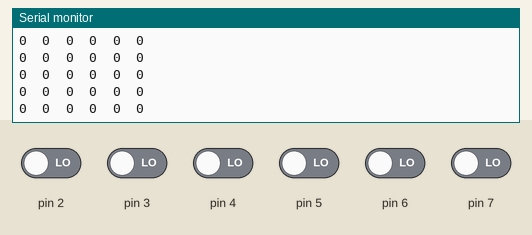
Simulated run of this sketch. Board: Arduino Uno, built with avr-gcc and run on an emulated ATmega328P. Shown: the last lines printed to the serial monitor. The test bench sets the inputs (shaded band); at power-on: pin 2–7 LOW.

Above: at 1.2 s.
1.3 s: pin 2 driven HIGH
At 1.8 s:
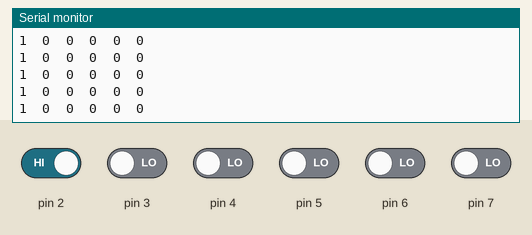
4.3 s: pin 3 driven HIGH
At 4.9 s:
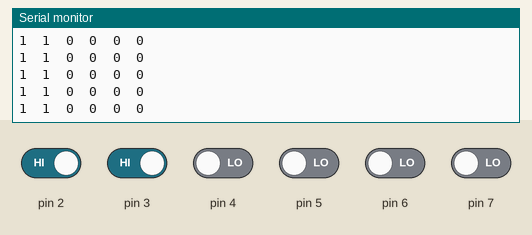
5.8 s: pin 4 driven HIGH
At 6.4 s:
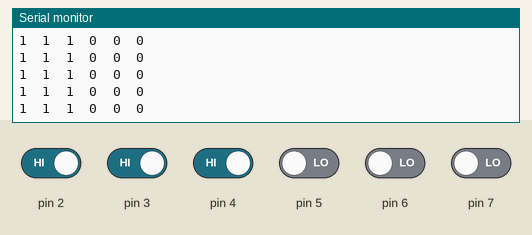
8.8 s: pin 5 driven HIGH
At 9.6 s:
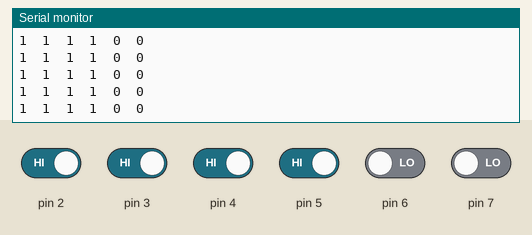
10.3 s: pin 6 driven HIGH
At 11.4 s:
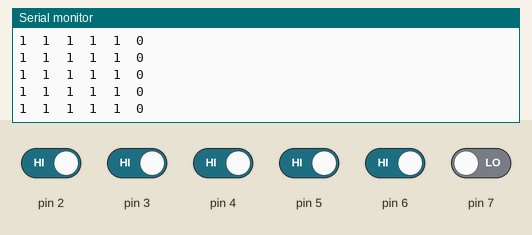
11.8 s: pin 7 driven HIGH
At 12.7 s:
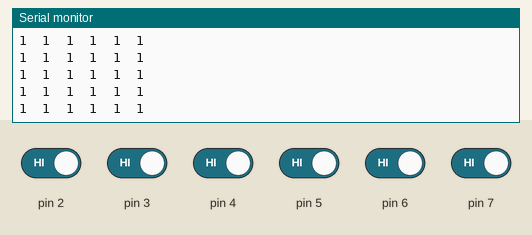

Measured:
- after the input at 1.3 s, the serial monitor: prints a new line after 0.07 s (image 1)
- after the input at 4.3 s, the serial monitor: prints a new line after 0.07 s (image 2)
- after the input at 5.8 s, the serial monitor: prints a new line after 0.07 s (image 3)
- after the input at 8.8 s, the serial monitor: prints a new line after 0.08 s (image 4)
- after the input at 10.3 s, the serial monitor: prints a new line after 0.08 s (image 5)
- after the input at 11.8 s, the serial monitor: prints a new line after 0.08 s (image 6)

The sketch:

sketch_sep13a_sensor_read.ino
```cpp
byte s[6];
byte p[6] = {2, 3, 4, 5, 6, 7}; // pin 7 to 2 is connected with the sensor

void setup()
{
  DDRD = DDRD | B00000000;
  Serial.begin(9600);
}

void loop()
{
  byte t = PIND;
  for (int i = 0; i < 6; i++)
  {
    s[i]= t&(1<<p[i]);
    s[i]=s[i]>>p[i];
  }

  for(int i =0;i<6;i++)
  {
    Serial.print(s[i]);
    Serial.print('\t');
  }
  Serial.println();
}
```
